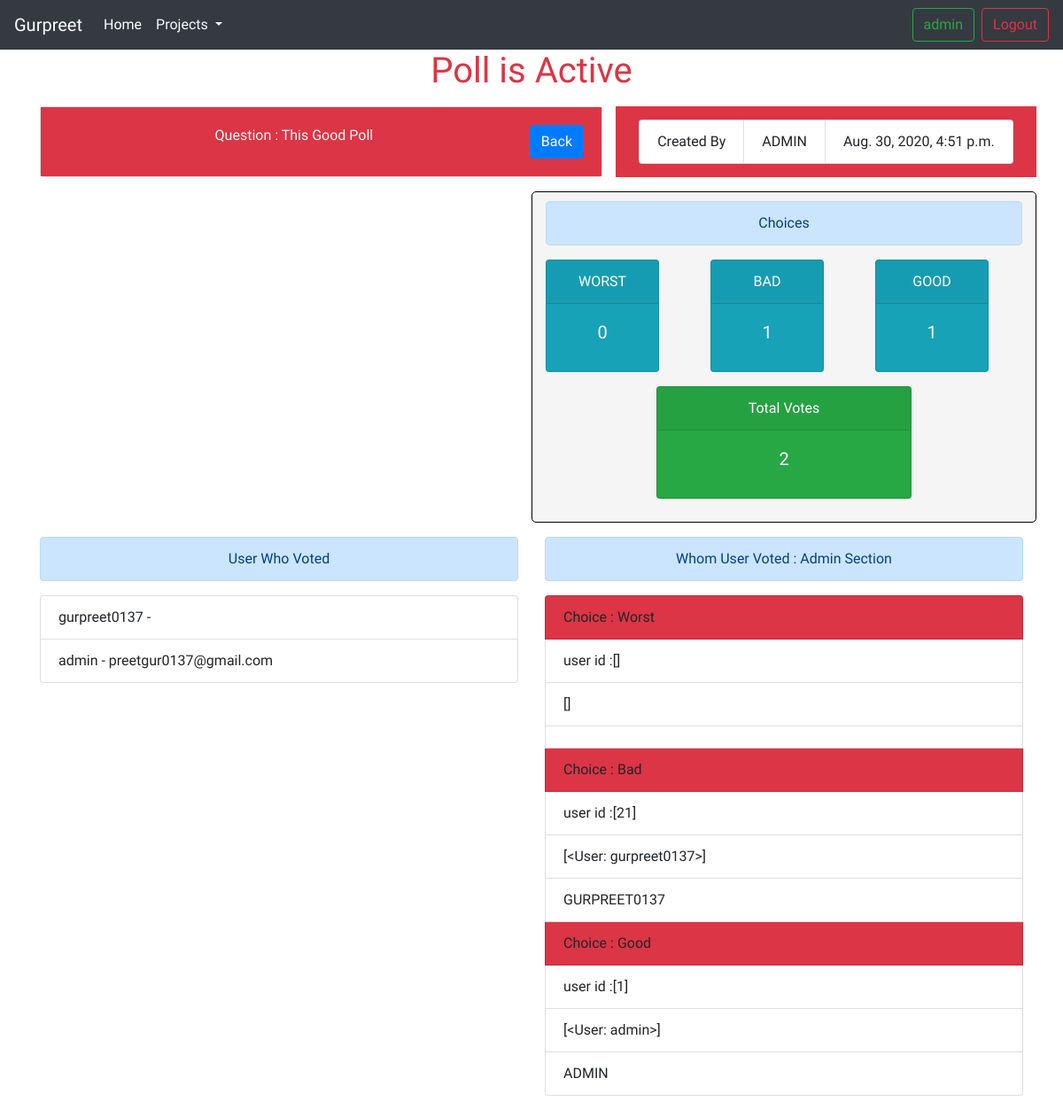
Page /poll/result/48 (signed in) on the committed database.
### poll/models.py (models this page shows, shortened)
class CommonInfo(models.Model):
    created_on = models.DateTimeField(auto_now_add=True,null=True)
    updated_on = models.DateTimeField(auto_now = True,null=True)
    class Meta :
        abstract = True
        ordering = ['-created_on']
    """
    Abstract base classes are useful when you want to put some common information into a number of other models. You write your base class and put abstract=True in the Meta class. This model will then not be used to create any database table.
    """

class Question(CommonInfo):
    created_by = models.ForeignKey(User,on_delete=models.CASCADE)
    title = models.TextField(null=True)
    def __str__(self):
        return self.title
    """

    The reason the reverse is a queryset is, ForeignKey is 1-to-many relationship. Hence, the reverse is a queryset
    The _set object is made available when related_name is not specified.

     """

class Choice(CommonInfo):
    question = models.ForeignKey(Question,on_delete=models.CASCADE)
    text = models.TextField(null=True,blank=True)
    def __str__(self):
        return self.text
    @property
    def votes(self):
        return self.answer_set.count()
    @property
    def total_votes(self):
        value = self.answer_set.values()
        print("### model # ",value)
        user = []
        for i in value:
            print("## for : ",i)
            print("Answer id : ",i['id'])
            print("User id (who answerd) : ",i['user_id'])
            print("Choice id : ",i['choice_id'])
            user.append(User.objects.get(id= i['user_id']))
        print("### totol total total ###",user)
        return [i['user_id'] for i in value]
    @property
    def who_voted(self):
        value = self.answer_set.values('user_id')
        user = []
        for i in value:
            user.append(User.objects.get(id= i['user_id']))
        return user

### poll/views.py (the view)
# urls.py: path('result/<str:poll_id>',views.result,name="result"),
@login_required(login_url="login")
def result(request,poll_id):
    poll = Question.objects.get(id = poll_id)
    print("!!!!!!!!!!!!!!!! ((((((())))))) Created on ,",poll.created_on)
    choice = Choice.objects.filter(question = poll_id)
    print("#### choicess ###",choice)
    logged_in_user = User.objects.get(id=request.user.id)
    li = []
    count = 0
    for i in choice:
        count += i.votes
        print("# viuews",i.total_votes)
        print("###################################### >> ",i.who_voted)
        if logged_in_user in i.who_voted:
            print("already voted => ",request.user)
        else :
            print("Welcome to the Poll Please Cast Your vote >> ",request.user)
        li.append(i.total_votes)
    print("################# ",li)
    print("!!!!!!!!!!!!!!!!!!!!!!! ",count)
    username = []
    for i in li:
        comp = {l for l in i}
        print("comp ### ",comp)
        comp_list = list(comp)
        for j in comp_list:
            print("#### From list of list : ",j)
            user = User.objects.get(id =j)
            username.append(user)
            print("user Who voted : ",username)
    print("####### username #### : ",username)
    context = {
        "poll":poll,
        "choice":choice,
        "user":username,
        "count":count
        }
    return render(request,"poll/result.html",context)

### d_forms/processors.py (called while the page is built)
def context_blog(request):
    blog  = Blog.objects.all()
    context = {'context_data': blog}
    return {'context_data': blog}

### poll/templatetags/tags.py (called while the page is built)
@register.filter(name="is_admin")    # "is_admin" is a filter name it can be named different form fxn name
def has_group(logged_in_user,arg1):
    print("!!!!!!!!!!!! custom tags :  :",logged_in_user)
    if logged_in_user.groups.filter(name='admin').exists():
        return True
    else :
        return False

@register.filter(name="status")
def status(question_created_on):
    add_datetime = question_created_on + timedelta(hours = 60) # difference bw time is 6 hrs : valid for 24 hrs
    current_datetime = datetime.now()
    expired_on = add_datetime.replace(tzinfo = local)
    checked_on = current_datetime.replace(tzinfo = local)
    print()
    if expired_on < checked_on:
        return False
    else :
        return True

### poll/templates/poll/result.html (shortened to what this page needs)
{% extends "poll/layout.html"%}
{% block body %}
{% load widget_tweaks %}
    <div class="container">
{% load tags %}
    {% if poll.created_on|status %}
        <h1 class="text-danger text-center">Poll is Active</h1>
    {% else%}
        <h2 class="text-danger text-center">Poll is Not Active</h2>
    {% endif %}
     <div class="row mt-3">
        <div class="col-md-7 mx-auto">
            <div class="card text-center text-light ">
                <div class="card-body bg-danger">Question : {{poll}}
                    <a href="{% url 'total_polls' %}" class="btn btn-primary float-right"> Back</a>
                </div>
            </div>
        </div>
        <div class="col-md-5 bg-danger d-flex justify-content-center " id="created">
            <ul class="list-group list-group-horizontal-md  d-flex align-items-center">
                <li class="list-group-item">Created By  </li>
                <li class="list-group-item">{{poll.created_by|upper}}</li>
                <li class="list-group-item">{{poll.created_on}}</li>
            </ul>
        </div>
    </div>
    <div class="row mt-3">
        <div class="col-md-6">
        </div>
    <div class="col-md-6 result" id="choice">
            <div class="alert alert-primary text-center" role="alert">
                Choices
            </div>
            <div class="card-columns" id="card-col">
                {% for i in choice %}
                <div class="card text-white  text-center bg-info mb-3" style="max-width: 8rem;">
                    <div class="card-header">{{i|upper}}</div>
                    <div class="card-body">
                        <h5 class="card-title"> {{i.votes}}</h5>
                    </div>
                </div>
                {% endfor %}
            </div>
                <div class="card text-white mx-auto text-center bg-success mb-3" style="max-width: 18rem;">
                    <div class="card-header">Total Votes</div>
                    <div class="card-body">
                        <h5 class="card-title">{{count}}</h5>
                    </div>
                </div>
        </div>
    </div>
    {% if request.user|is_admin:"gurpeet" %}
        <div class="row mt-3">
            <div class="col-md-6">
                <div class="alert alert-primary text-center" role="alert">
                    User Who Voted
                </div>
                <ul class="list-group">
                {% for i in user %}
                    <li class="list-group-item">{{i.username}} - {{i.email}}</li>
                {% endfor %}
                </ul>
            </div>
            <div class="col-md-6">
                <div class="alert alert-primary text-center" role="alert">
                    Whom User Voted   : Admin Section
                </div>
                    <ul class="list-group">
                        {% for i in choice%}
                            <li class="list-group-item bg-danger">Choice : {{i}}</li>
                            <li class="list-group-item">user id :{{i.total_votes}}</li>
                            <li class="list-group-item">{{i.who_voted}}</li>
                            <li class="list-group-item">
                                {% for j in i.who_voted %}
                                    {{j|upper}}
                                {% endfor %}
                            </li>
                        {% endfor %}
                    </ul>
                {% endif %}
               <br>
        </div>
    </div>
 {% endblock body%}

### poll/templates/poll/layout.html (shortened to what this page needs)
<!DOCTYPE html>
<html lang="en">
<head>
    <link rel="stylesheet" href="https://stackpath.bootstrapcdn.com/bootstrap/4.4.1/css/bootstrap.min.css">
</head>
<body>
        <nav class="navbar navbar-expand-lg navbar-dark bg-dark">
            <a class="navbar-brand" href="#">Gurpreet</a>
            <div class="collapse navbar-collapse" id="navbarTogglerDemo03">
                <ul class="navbar-nav mr-auto mt-2 mt-lg-0">
                    <li class="nav-item active">
                        <a class="nav-link" href="{% url "blog_index" %}">Home </a>
                    </li>
                    <li class="nav-item dropdown">
                        <a class="nav-link dropdown-toggle text-light" href="#" id="navbarDropdownMenuLink" role="button" data-toggle="dropdown" aria-haspopup="true" aria-expanded="false">
                        Projects
                        </a>
                    </li>
                </ul>
                <form class="form-inline my-2 my-lg-0">
                {% if request.user.is_authenticated %}
                    <a href="#" class="btn btn-outline-success my-2 mx-2 my-sm-0"> {{request.user}}</a>
                    <a href="{% url 'logout'%}" class="btn btn-outline-danger my-2 my-sm-0"> Logout</a>
                {% else %}
                    <a href="{% url 'login'%}" class="btn btn-outline-success mx-2 my-2 my-sm-0"> Login</a>
                    <a href="{% url 'signup'%}" class="btn btn-outline-info my-2 my-sm-0"> Signup</a>
                {% endif %}
                </form>
            </div>
        </nav>
        {% block body %}  {% endblock body%}
</body>
</html>

### rows in the picture
Question: title "This Good Poll", created_by "ADMIN", created_on "Aug. 30, 2020, 4:51 p.m."
Choice: text "WORST", votes "0", text "Worst", total_votes "[]", who_voted "[]"
Choice: text "BAD", votes "1", text "Bad", total_votes "[21]", who_voted "[<User: gurpreet0137>]"
Choice: text "GOOD", votes "1", text "Good", total_votes "[1]", who_voted "[<User: admin>]"

### other values in the picture
{{ request.user }} "admin"
{{ count }} "2"
{{ i.username }} "gurpreet0137"
{{ i.username }} "admin"
{{ i.email }} "preetgur0137@gmail.com"
{{ j|upper }} "GURPREET0137"
{{ j|upper }} "ADMIN"
